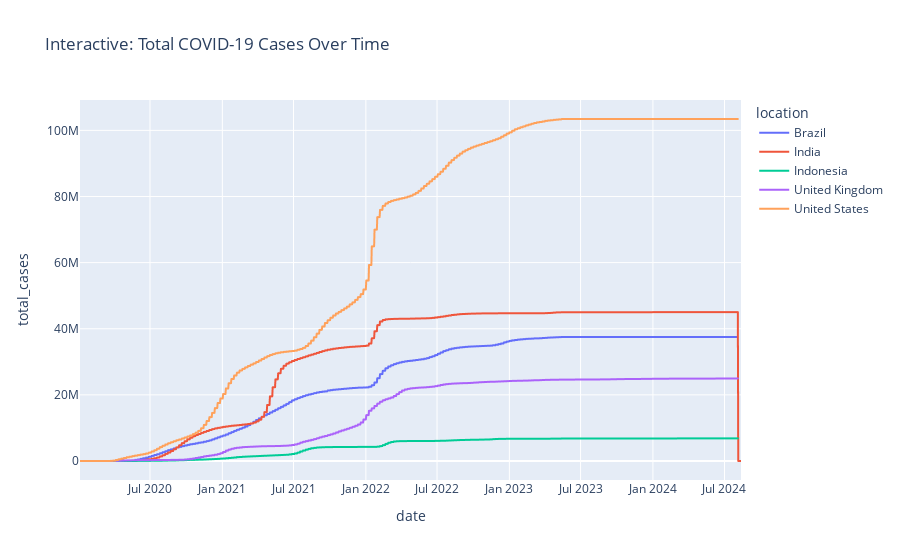

Source (notebook cell):
### Code cell
fig = px.line(df, x="date", y="total_cases", color="location",
              title="Interactive: Total COVID-19 Cases Over Time")
fig.show()

### Figure 1 — Plotly figure (JSON) as saved in the notebook; plotly's stock layout.template omitted (floating-point values rounded to 4 significant figures; data arrays with more than 128 entries replaced by an {"elided": "..."} marker saying what was removed)
{"data": [{"hovertemplate": "location=Brazil<br>date=%{x}<br>total_cases=%{y}<extra></extra>", "legendgroup": "Brazil", "line": {"color": "#636efa", "dash": "solid"}, "marker": {"symbol": "circle"}, "mode": "lines", "name": "Brazil", "showlegend": true, "type": "scattergl", "x": {"elided": "1674 str values"}, "xaxis": "x", "y": {"elided": "1674 float values"}, "yaxis": "y"}, {"hovertemplate": "location=India<br>date=%{x}<br>total_cases=%{y}<extra></extra>", "legendgroup": "India", "line": {"color": "#EF553B", "dash": "solid"}, "marker": {"symbol": "circle"}, "mode": "lines", "name": "India", "showlegend": true, "type": "scattergl", "x": {"elided": "1682 str values"}, "xaxis": "x", "y": {"elided": "1682 float values"}, "yaxis": "y"}, {"hovertemplate": "location=Indonesia<br>date=%{x}<br>total_cases=%{y}<extra></extra>", "legendgroup": "Indonesia", "line": {"color": "#00cc96", "dash": "solid"}, "marker": {"symbol": "circle"}, "mode": "lines", "name": "Indonesia", "showlegend": true, "type": "scattergl", "x": {"elided": "1674 str values"}, "xaxis": "x", "y": {"elided": "1674 float values"}, "yaxis": "y"}, {"hovertemplate": "location=United Kingdom<br>date=%{x}<br>total_cases=%{y}<extra></extra>", "legendgroup": "United Kingdom", "line": {"color": "#ab63fa", "dash": "solid"}, "marker": {"symbol": "circle"}, "mode": "lines", "name": "United Kingdom", "showlegend": true, "type": "scattergl", "x": {"elided": "1674 str values"}, "xaxis": "x", "y": {"elided": "1674 float values"}, "yaxis": "y"}, {"hovertemplate": "location=United States<br>date=%{x}<br>total_cases=%{y}<extra></extra>", "legendgroup": "United States", "line": {"color": "#FFA15A", "dash": "solid"}, "marker": {"symbol": "circle"}, "mode": "lines", "name": "United States", "showlegend": true, "type": "scattergl", "x": {"elided": "1674 str values"}, "xaxis": "x", "y": {"elided": "1674 float values"}, "yaxis": "y"}], "layout": {"legend": {"title": {"text": "location"}, "tracegroupgap": 0}, "title": {"text": "Interactive: Total COVID-19 Cases Over Time"}, "xaxis": {"anchor": "y", "domain": [0, 1], "title": {"text": "date"}}, "yaxis": {"anchor": "x", "domain": [0, 1], "title": {"text": "total_cases"}}}}
